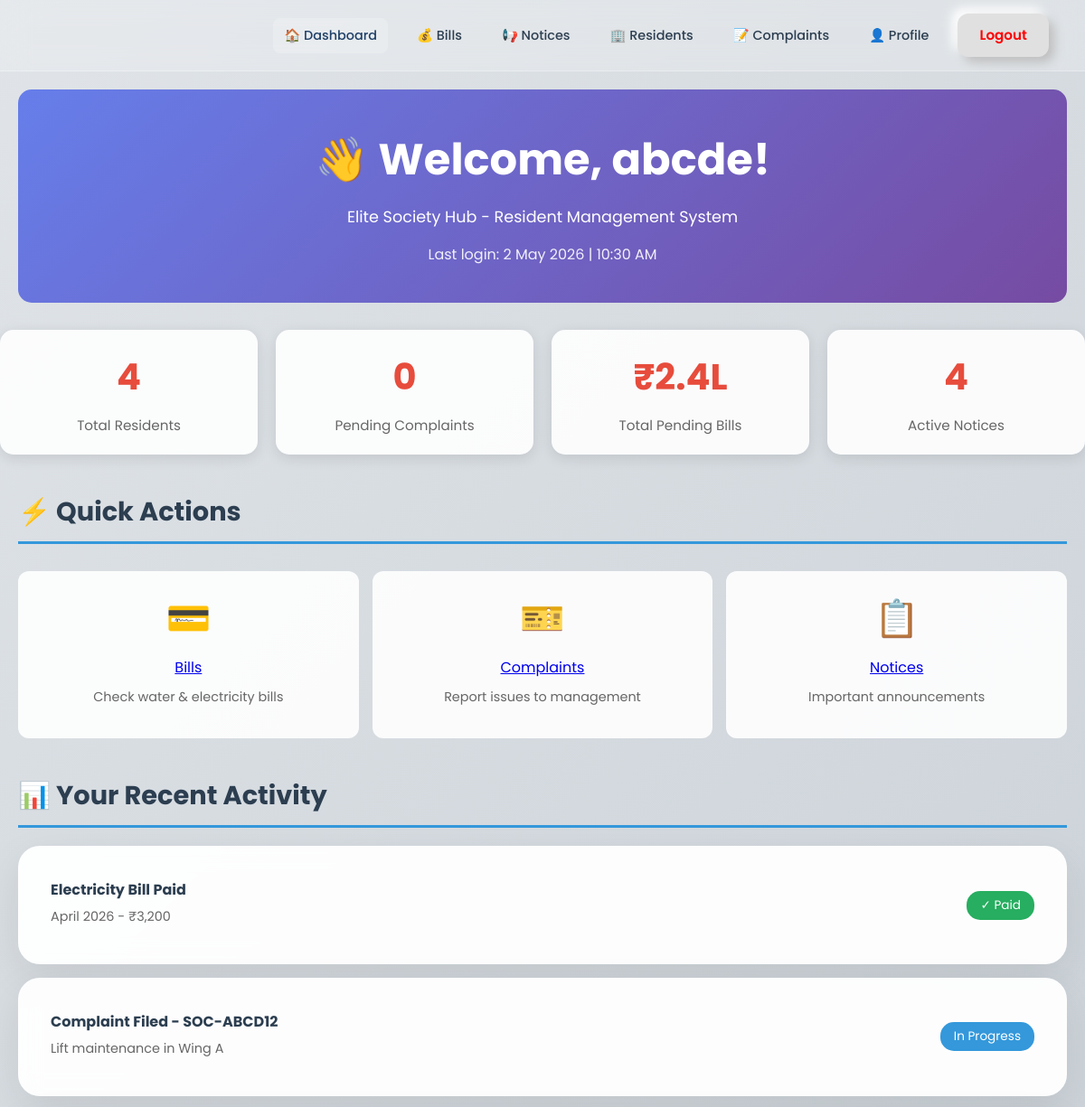
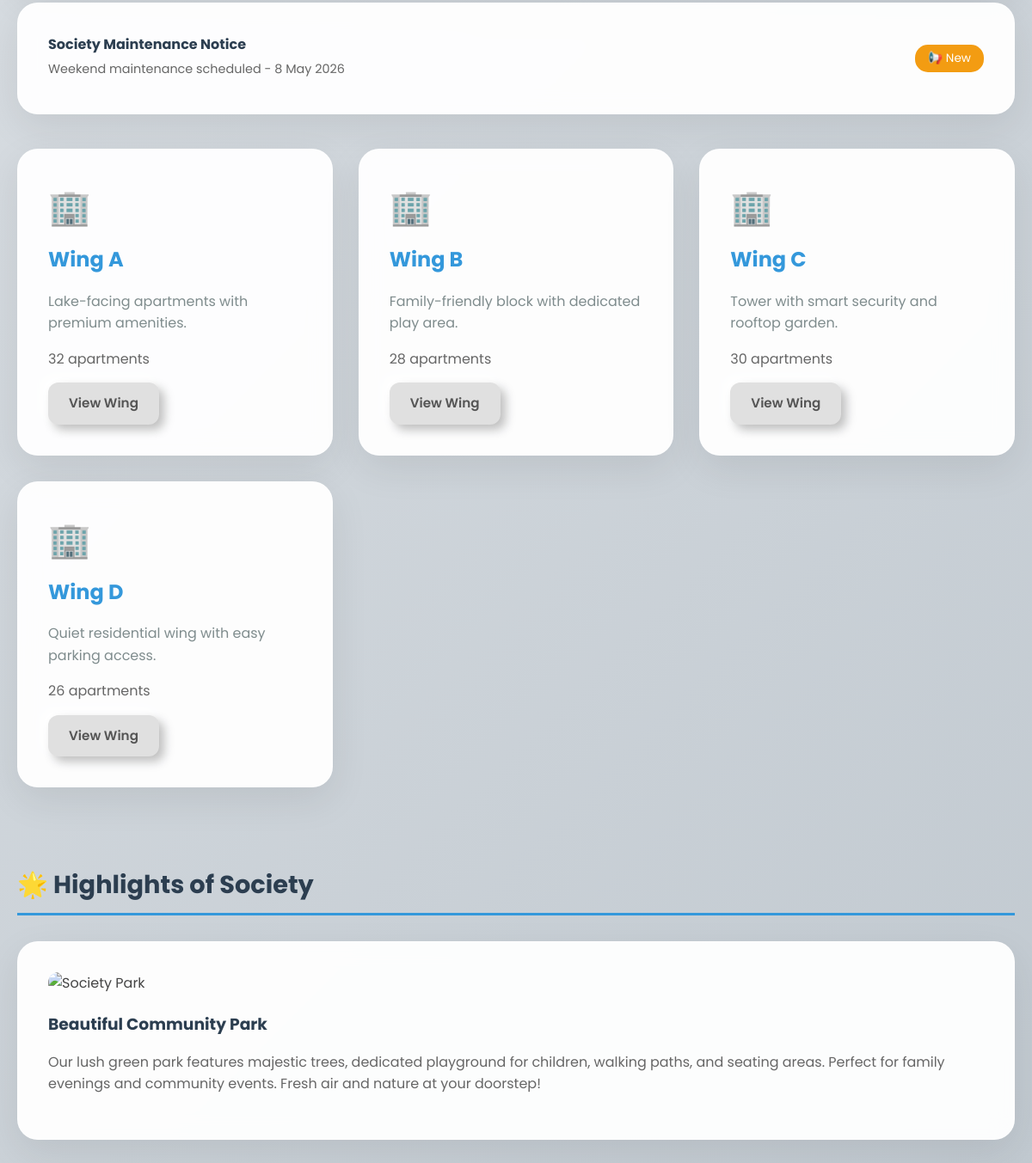
The page /dashboard (signed in) on the database its author committed (2 pictures, top to bottom).
### app.py (models this page shows)
class Wing(db.Model):
    name = db.Column(db.String(100), primary_key=True)
    slug = db.Column(db.String(100))
    description = db.Column(db.Text)
    units = db.Column(db.Integer)

### app.py (the view)
@app.route('/dashboard')
def dashboard():
    if 'logged_in' not in session:
        return redirect(url_for('login'))
    if session.get('user_type') == 'admin':
        return redirect(url_for('admin_dashboard'))
    statistics = {
        'total_residents': Resident.query.count(),
        'active_notices': Notice.query.count(),
        'pending_complaints': Complaint.query.filter(Complaint.status != 'Resolved').count(),
        'upcoming_events': 3
    }
    wings = Wing.query.all()
    return render_template('dashboard.html', wings=wings, statistics=statistics)

### templates/dashboard.html (shortened to what this page needs)
<!DOCTYPE html>
<html lang="en">
<head>
    <link rel="stylesheet" href="{{ url_for('static', filename='style.css') }}">
</head>
<body>
    <nav>
        <a href="/dashboard" class="active">🏠 Dashboard</a>
        <a href="/bills">💰 Bills</a>
        <a href="/notices">📢 Notices</a>
        <a href="/residents">🏢 Residents</a>
        <a href="/complaints">📝 Complaints</a>
        <a href="/profile">👤 Profile</a>
        <a href="/logout" class="btn-premium" style="color: red;">Logout</a>
    </nav>
    <div style="text-align: center; margin-top: 40px; background: linear-gradient(135deg, #667eea 0%, #764ba2 100%); color: white; padding: 40px; border-radius: 15px; margin: 20px;">
<h1 style="font-size: 3rem; margin: 0; color: white;">👋 Welcome, {{ session.username|default('Resident') }}!</h1>
        <p style="font-size: 1.1rem; margin: 10px 0 0 0;">Elite Society Hub - Resident Management System</p>
        <p style="margin: 15px 0 0 0; opacity: 0.9;">Last login: 2 May 2026 | 10:30 AM</p>
    </div>
    <div class="dashboard-stats">
        <div class="stat-card">
            <div class="stat-number">{{ statistics.total_residents }}</div>
            <div class="stat-label">Total Residents</div>
        </div>
        <div class="stat-card">
            <div class="stat-number">{{ statistics.pending_complaints }}</div>
            <div class="stat-label">Pending Complaints</div>
        </div>
        <div class="stat-card">
            <div class="stat-number">₹2.4L</div>
            <div class="stat-label">Total Pending Bills</div>
        </div>
        <div class="stat-card">
            <div class="stat-number">{{ statistics.active_notices }}</div>
            <div class="stat-label">Active Notices</div>
        </div>
    </div>
    <div class="content-section">
        <h2 class="section-title">⚡ Quick Actions</h2>
        <div class="quick-links">
            <div class="quick-link-card">
                <div style="font-size: 2.5rem; margin-bottom: 10px;">💳</div>
                <a href="/bills">Bills</a>
                <p style="color: #666; font-size: 0.9rem; margin-top: 8px;">Check water & electricity bills</p>
            </div>
            <div class="quick-link-card">
                <div style="font-size: 2.5rem; margin-bottom: 10px;">🎫</div>
                <a href="/complaints">Complaints</a>
                <p style="color: #666; font-size: 0.9rem; margin-top: 8px;">Report issues to management</p>
            </div>
            <div class="quick-link-card">
                <div style="font-size: 2.5rem; margin-bottom: 10px;">📋</div>
                <a href="/notices">Notices</a>
                <p style="color: #666; font-size: 0.9rem; margin-top: 8px;">Important announcements</p>
            </div>
        </div>
    </div>
    <div class="content-section">
        <h2 class="section-title">📊 Your Recent Activity</h2>
        <div class="building-card" style="margin-bottom: 15px;">
            <div style="display: flex; justify-content: space-between; align-items: center;">
                <div>
                    <h4 style="margin: 0; color: #2c3e50;">Electricity Bill Paid</h4>
                    <p style="margin: 5px 0; color: #666; font-size: 0.9rem;">April 2026 - ₹3,200</p>
                </div>
                <span style="background: #27ae60; color: white; padding: 5px 15px; border-radius: 15px; font-size: 0.85rem;">✓ Paid</span>
            </div>
        </div>
        <div class="building-card" style="margin-bottom: 15px;">
            <div style="display: flex; justify-content: space-between; align-items: center;">
                <div>
                    <h4 style="margin: 0; color: #2c3e50;">Complaint Filed - SOC-ABCD12</h4>
                    <p style="margin: 5px 0; color: #666; font-size: 0.9rem;">Lift maintenance in Wing A</p>
                </div>
                <span style="background: #3498db; color: white; padding: 5px 15px; border-radius: 15px; font-size: 0.85rem;">In Progress</span>
            </div>
        </div>
        <div class="building-card">
            <div style="display: flex; justify-content: space-between; align-items: center;">
                <div>
                    <h4 style="margin: 0; color: #2c3e50;">Society Maintenance Notice</h4>
                    <p style="margin: 5px 0; color: #666; font-size: 0.9rem;">Weekend maintenance scheduled - 8 May 2026</p>
                </div>
                <span style="background: #f39c12; color: white; padding: 5px 15px; border-radius: 15px; font-size: 0.85rem;">📢 New</span>
            </div>
        </div>
    </div>
    <div class="society-container">
        {% for wing in wings %}
        <div class="building-card">
            <div style="font-size: 40px; margin-bottom: 10px;">🏢</div>
            <h2 style="margin: 0; color: #3498db;">{{ wing.name }}</h2>
            <p style="color: #7f8c8d;">{{ wing.description }}</p>
            <p style="margin: 10px 0 15px 0; color: #666;">{{ wing.units }} apartments</p>
            <a href="/wing/{{ wing.slug }}" class="button-link">View Wing</a>
        </div>
        {% endfor %}
    </div>
    <div class="content-section">
        <h2 class="section-title">🌟 Highlights of Society</h2>
        <div style="display: grid; grid-template-columns: repeat(auto-fit, minmax(350px, 1fr)); gap: 30px; margin-top: 30px;">
            <div class="building-card">
                <img src="https://img.freepik.com/free-photo/beautiful-park_1417-1417.jpg?semt=ais_hybrid&w=740&q=80" alt="Society Park" style="width: 100%; height: 250px; object-fit: cover; border-radius: 12px;">
                <h3 style="margin: 20px 0 10px 0; color: #2c3e50;">Beautiful Community Park</h3>
                <p style="color: #666; line-height: 1.6;">Our lush green park features majestic trees, dedicated playground for children, walking paths, and seating areas. Perfect for family evenings and community events. Fresh air and nature at your doorstep!</p>
            </div>
        </div>
    </div>
</body>
</html>

### static/style.css (style rules this page uses)
body { background: linear-gradient(135deg, #e0e4e8 0%, #c1c9d0 100%); font-family: 'Poppins', sans-serif; margin: 0; min-height: 100vh; color: #444; line-height: 1.6; }
nav { display: flex; justify-content: flex-end; align-items: center; padding: 15px 40px; background: rgba(255, 255, 255, 0.2); backdrop-filter: blur(15px); border-bottom: 1px solid rgba(255, 255, 255, 0.3); position: sticky; top: 0; z-index: 1000; }
nav a { margin-left: 20px; text-decoration: none; color: #2c3e50; font-weight: 500; font-size: 0.9rem; transition: all 0.3s ease; padding: 8px 12px; border-radius: 8px; }
nav a.active, nav a:hover { color: #1f4068; background: rgba(255,255,255,0.2); }
.button-link, .btn-premium { display: inline-flex; align-items: center; gap: 8px; text-decoration: none; background: #e0e0e0; border: none; padding: 12px 24px; border-radius: 12px; box-shadow: 6px 6px 12px #bebebe, -6px -6px 12px #ffffff; cursor: pointer; font-weight: 600; color: #555; font-size: 0.95rem; transition: all 0.25s ease; text-transform: none; }
.building-card, .detail-card { background: rgba(255, 255, 255, 0.95); backdrop-filter: blur(12px); border-radius: 24px; padding: 35px; border: 1px solid rgba(255, 255, 255, 0.4); box-shadow: 0 15px 45px rgba(0, 0, 0, 0.08); transition: all 0.3s ease; }
.society-container { display: grid; grid-template-columns: repeat(auto-fit, minmax(280px, 1fr)); gap: 30px; padding: 0 20px 50px; max-width: 1200px; margin: 0 auto; }

### templates/dashboard.html (style rules this page uses)
.dashboard-stats { display: grid; grid-template-columns: repeat(auto-fit, minmax(220px, 1fr)); gap: 20px; margin: 30px auto; max-width: 1200px; }
.stat-card { background: rgba(255,255,255,0.9); padding: 20px; border-radius: 15px; text-align: center; box-shadow: 0 4px 15px rgba(0,0,0,0.1); }
.stat-number { font-size: 2.5rem; color: #e74c3c; font-weight: bold; }
.stat-label { color: #666; margin-top: 10px; font-size: 0.95rem; }
.quick-links { display: grid; grid-template-columns: repeat(auto-fit, minmax(220px, 1fr)); gap: 15px; margin: 30px auto; max-width: 1200px; }
.quick-link-card { background: rgba(255,255,255,0.9); padding: 20px; border-radius: 12px; text-align: center; transition: 0.3s; }
.content-section { max-width: 1200px; margin: 40px auto; padding: 0 20px; }
.section-title { font-size: 1.8rem; color: #2c3e50; margin-bottom: 20px; border-bottom: 3px solid #3498db; padding-bottom: 10px; }

### rows shown on the page
Wing: name "Wing A", description "Lake-facing apartments with premium amenities.", units "32"
Wing: name "Wing B", description "Family-friendly block with dedicated play area.", units "28"
Wing: name "Wing C", description "Tower with smart security and rooftop garden.", units "30"
Wing: name "Wing D", description "Quiet residential wing with easy parking access.", units "26"

### other values the page prints
{{ session.username|default('Resident') }} "abcde"
{{ statistics.total_residents }} "4"
{{ statistics.pending_complaints }} "0"
{{ statistics.active_notices }} "4"
